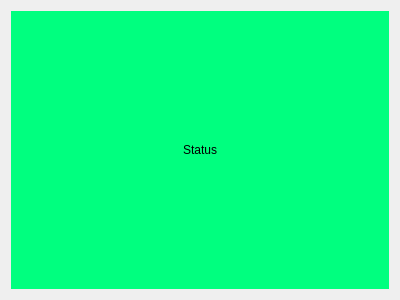
<?xml version="1.0" encoding="UTF-8"?>
<ui version="4.0">
 <class>Form</class>
 <widget class="QWidget" name="Form">
  <property name="geometry">
   <rect>
    <x>0</x>
    <y>0</y>
    <width>400</width>
    <height>300</height>
   </rect>
  </property>
  <property name="windowTitle">
   <string>Form</string>
  </property>
  <layout class="QVBoxLayout" name="verticalLayout">
   <item>
    <widget class="QLabel" name="label">
     <property name="styleSheet">
      <string notr="true">background-color: rgb(0, 255, 127);</string>
     </property>
     <property name="text">
      <string>Status</string>
     </property>
     <property name="alignment">
      <set>Qt::AlignCenter</set>
     </property>
    </widget>
   </item>
  </layout>
 </widget>
 <resources/>
 <connections/>
</ui>
